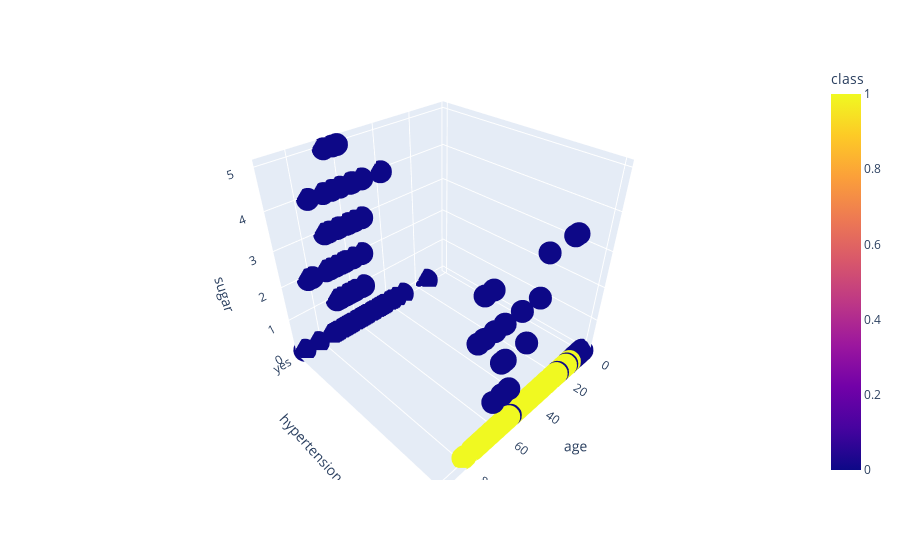

The notebook cell this image was saved under:
### Code cell
px.scatter_3d(df, x='age', y='hypertension', z='sugar', color='class')

### Figure 1 — Plotly figure (JSON) as saved in the notebook; plotly's stock layout.template omitted (floating-point values rounded to 4 significant figures; data arrays with more than 128 entries replaced by an {"elided": "..."} marker saying what was removed)
{"data": [{"hovertemplate": "age=%{x}<br>hypertension=%{y}<br>sugar=%{z}<br>class=%{marker.color}<extra></extra>", "legendgroup": "", "marker": {"color": {"elided": "400 int values"}, "coloraxis": "coloraxis", "symbol": "circle"}, "mode": "markers", "name": "", "scene": "scene", "showlegend": false, "type": "scatter3d", "x": {"elided": "400 int values"}, "y": {"elided": "400 str values"}, "z": {"elided": "400 int values"}}], "layout": {"coloraxis": {"colorbar": {"title": {"text": "class"}}, "colorscale": [[0, "#0d0887"], [0.1111, "#46039f"], [0.2222, "#7201a8"], [0.3333, "#9c179e"], [0.4444, "#bd3786"], [0.5556, "#d8576b"], [0.6667, "#ed7953"], [0.7778, "#fb9f3a"], [0.8889, "#fdca26"], [1, "#f0f921"]]}, "legend": {"tracegroupgap": 0}, "margin": {"t": 60}, "scene": {"domain": {"x": [0, 1], "y": [0, 1]}, "xaxis": {"title": {"text": "age"}}, "yaxis": {"title": {"text": "hypertension"}}, "zaxis": {"title": {"text": "sugar"}}}}}
